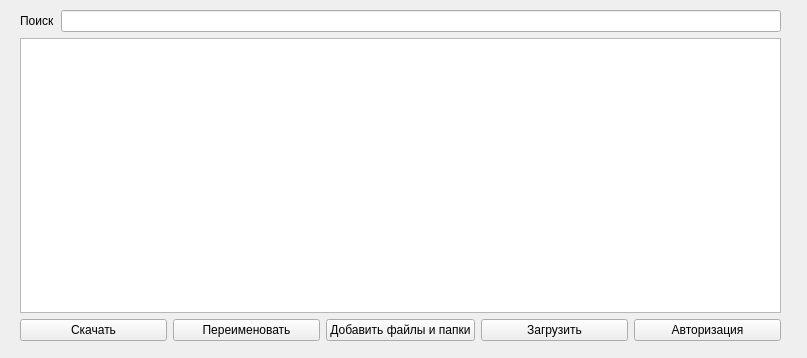
<?xml version="1.0" encoding="UTF-8"?>
<ui version="4.0">
 <class>MainWindow</class>
 <widget class="QMainWindow" name="MainWindow">
  <property name="geometry">
   <rect>
    <x>0</x>
    <y>0</y>
    <width>807</width>
    <height>358</height>
   </rect>
  </property>
  <property name="windowTitle">
   <string>vkDocuments</string>
  </property>
  <widget class="QWidget" name="centralwidget">
   <widget class="QWidget" name="layoutWidget">
    <property name="geometry">
     <rect>
      <x>20</x>
      <y>10</y>
      <width>761</width>
      <height>331</height>
     </rect>
    </property>
    <layout class="QVBoxLayout" name="verticalLayout">
     <item>
      <layout class="QHBoxLayout" name="horizontalLayout">
       <item>
        <widget class="QLabel" name="lblSearch">
         <property name="text">
          <string>Поиск</string>
         </property>
        </widget>
       </item>
       <item>
        <widget class="QLineEdit" name="lnEdtSearch"/>
       </item>
      </layout>
     </item>
     <item>
      <widget class="QTableWidget" name="tblWdgt">
       <property name="sizePolicy">
        <sizepolicy hsizetype="Expanding" vsizetype="Expanding">
         <horstretch>0</horstretch>
         <verstretch>0</verstretch>
        </sizepolicy>
       </property>
       <property name="sizeAdjustPolicy">
        <enum>QAbstractScrollArea::AdjustIgnored</enum>
       </property>
       <property name="rowCount">
        <number>0</number>
       </property>
       <property name="columnCount">
        <number>0</number>
       </property>
       <attribute name="horizontalHeaderCascadingSectionResizes">
        <bool>false</bool>
       </attribute>
       <attribute name="horizontalHeaderStretchLastSection">
        <bool>true</bool>
       </attribute>
      </widget>
     </item>
     <item>
      <layout class="QHBoxLayout" name="horizontalLayout_2">
       <item>
        <widget class="QPushButton" name="btnDownload">
         <property name="text">
          <string>Скачать</string>
         </property>
        </widget>
       </item>
       <item>
        <widget class="QPushButton" name="btnRename">
         <property name="text">
          <string>Переименовать</string>
         </property>
        </widget>
       </item>
       <item>
        <widget class="QPushButton" name="btnAdd">
         <property name="text">
          <string>Добавить файлы и папки</string>
         </property>
        </widget>
       </item>
       <item>
        <widget class="QPushButton" name="btnLoad">
         <property name="text">
          <string>Загрузить</string>
         </property>
        </widget>
       </item>
       <item>
        <widget class="QPushButton" name="btnAuth">
         <property name="text">
          <string>Авторизация</string>
         </property>
        </widget>
       </item>
      </layout>
     </item>
    </layout>
   </widget>
  </widget>
 </widget>
 <resources/>
 <connections/>
</ui>
